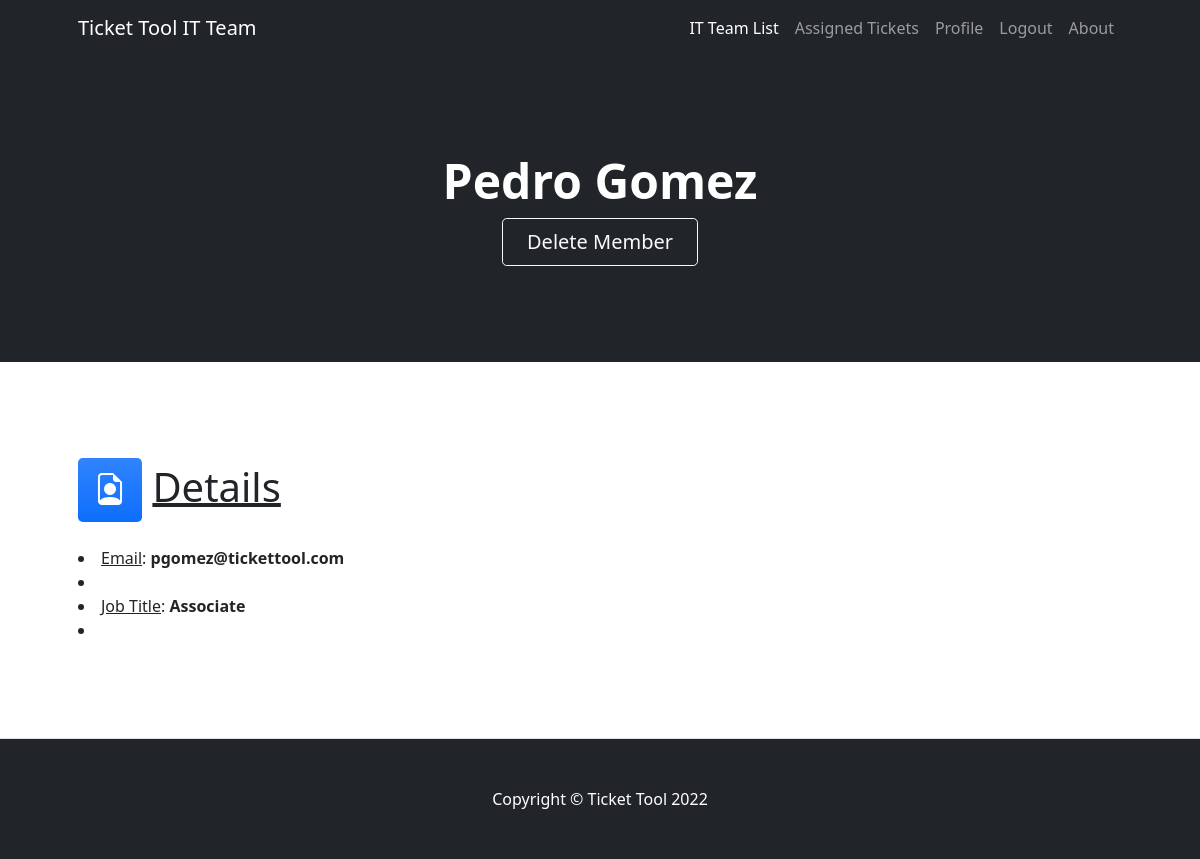
Page /AppIT_Team/detail/1 on the committed database.
### AppIT_Team/models.py (models this page shows, shortened)
class IT_Member(models.Model):
    name=models.CharField(max_length=50)
    lastname=models.CharField(max_length=50)
    email=models.EmailField()
    jobtitle=models.CharField(max_length=50)
    is_staff=1 #TESTEAR

### AppIT_Team/views.py (the view)
# urls.py: path("detail/<pk>",IT_TeamDetail.as_view(),name="IT_Team_Detail"),
class IT_TeamDetail(DetailView):
    model=IT_Member
    template_name="AppIT_Team/it_team_detail.html"

### AppIT_Team/templates/AppIT_Team/it_team_detail.html (shortened to what this page needs)
{% extends 'AppIT_Team/it_team.html' %}
{% block header %}
<h1 class="display-5 fw-bolder text-white mb-2">{{it_member.name}} {{it_member.lastname}}</h1>
<a class="btn btn-outline-light btn-lg px-4" href="{% url 'IT_Team_Delete' it_member.pk %}">Delete Member</a>
{% endblock header %}
{% block content %}
<section class="py-5 border-bottom" id="features">
    <div class="container px-5 my-5">
        <div class="row gx-5">
            <div class="col-lg-4 mb-5 mb-lg-0">
                <h1><div class="feature bg-primary bg-gradient text-white rounded-3 mb-3"><i class="bi-file-earmark-person"></i></div>     <u>Details</u></h1>
                <li><u>Email</u>: <b>{{it_member.email}}</b><li>
                <li><u>Job Title</u>: <b>{{it_member.jobtitle}}</b><li>
                </div>
            </div>
        </div>
</section>
{% endblock content %}

### rows in the picture
IT_Member: name "Pedro", lastname "Gomez", email "pgomez@tickettool.com", jobtitle "Associate"
